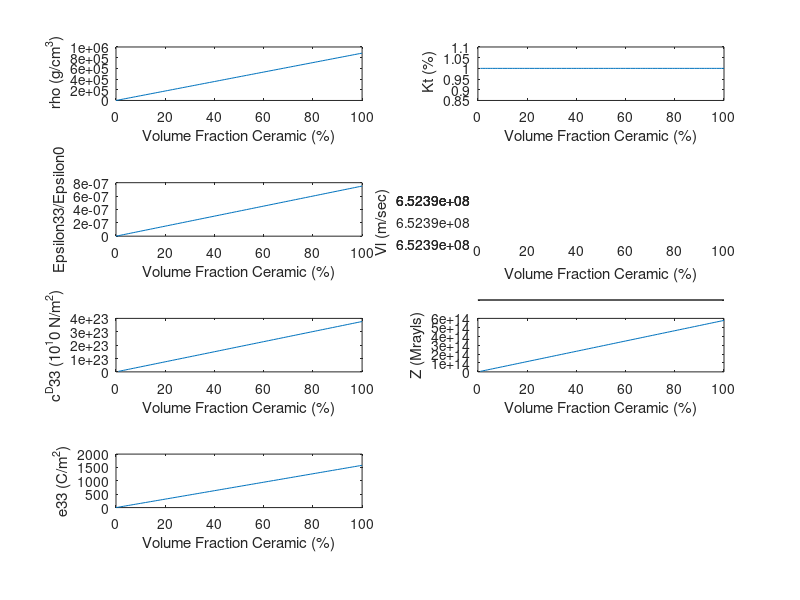

Reproduce this figure in MATLAB.
sig0 = 8.85e-12;
cE11 = 12.1e10;
cE12 = 7.54e10;
cE13 = 7.52e10;
cE33 = 11.1e10;
e31 = -5.4;
e33 = 15.8;
sig33sig0 = 830;
sig33 = sig33sig0*sig0;
rhoc = 7750;
k33 = 70;
kt = 49;
c11 = 0.53e10;
c12 = 0.31e10;
rhop = 1100;

v = 0:100;
cE33 = v.*(cE33-(2.*v.*(cE13-cE12).^2)/(v.*(cE11+cE12)+v.*(cE11+cE12)))+v.*cE11;
e33 = v.*(e33+(2.*v.*e31.*(cE13-cE12))/(v.*(cE11+cE12)+v.*(cE11+cE12)));
sig33 = (v.*(sig33+(2.*v.*(e31)^2)/(v.*(cE11+cE12)+v.*(cE11+cE12))))*sig0;
sig33sig0 = sig33/sig0;
cD33 = cE33+(e33).^2./sig33;
h33 = e33./sig33;
B33 = 1./sig33;
rho = v.*rhoc+v.*rhop;
kt = e33./sqrt(cD33.*sig33);
Z = sqrt(cD33.*rho);
vel = sqrt(cD33./rho);

figure
subplot(4,2,1);
plot(v,rho);
xlabel('Volume Fraction Ceramic (%)')
ylabel(' rho (g/cm^3)')
subplot(4,2,2)
plot(v,kt);
xlabel('Volume Fraction Ceramic (%)')
ylabel(' Kt (%)')
subplot(4,2,3)
plot(v,sig33sig0);
xlabel('Volume Fraction Ceramic (%)')
ylabel('Epsilon33/Epsilon0')
subplot(4,2,4)
plot(v,vel);
xlabel('Volume Fraction Ceramic (%)')
ylabel('Vl (m/sec)')
subplot(4,2,5)
plot(v,cD33);
xlabel('Volume Fraction Ceramic (%)')
ylabel('c^D33 (10^10 N/m^2)')
subplot(4,2,6)
plot(v,Z);
xlabel('Volume Fraction Ceramic (%)')
ylabel('Z (Mrayls)')
subplot(4,2,7)
plot(v,e33);
xlabel('Volume Fraction Ceramic (%)')
ylabel('e33 (C/m^2)')